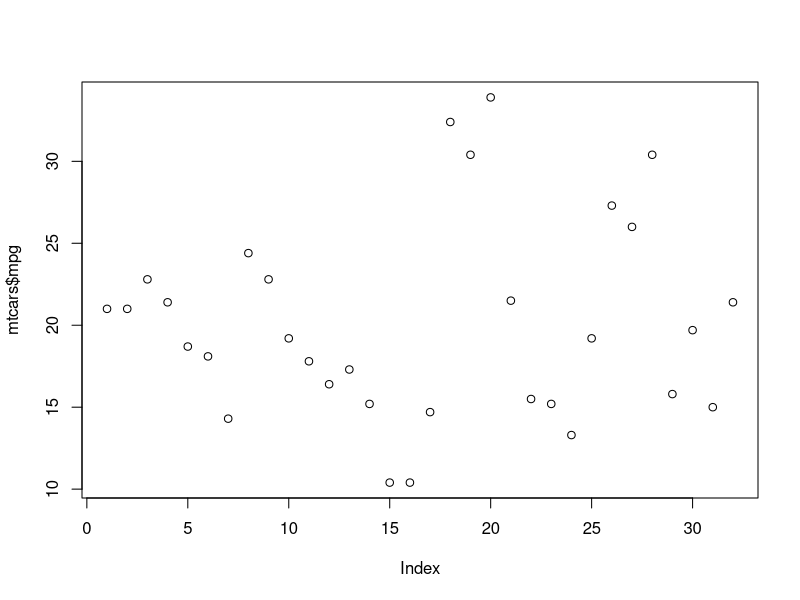
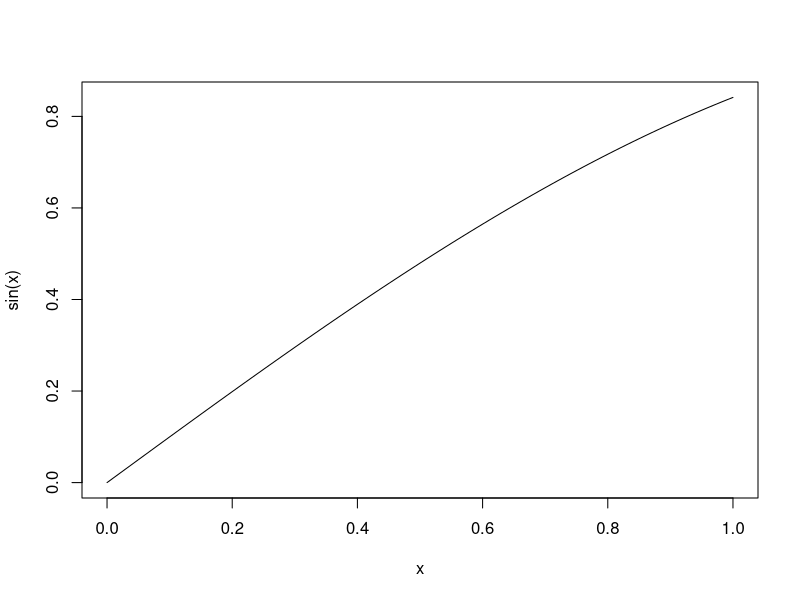

Here is the R script that generated these plots, in order:
## ---- chunk 1
# zpřístupníme datovou sadu
data(mtcars)

plot(x = mtcars$mpg)
## ---- chunk 2
curve(sin(x))
